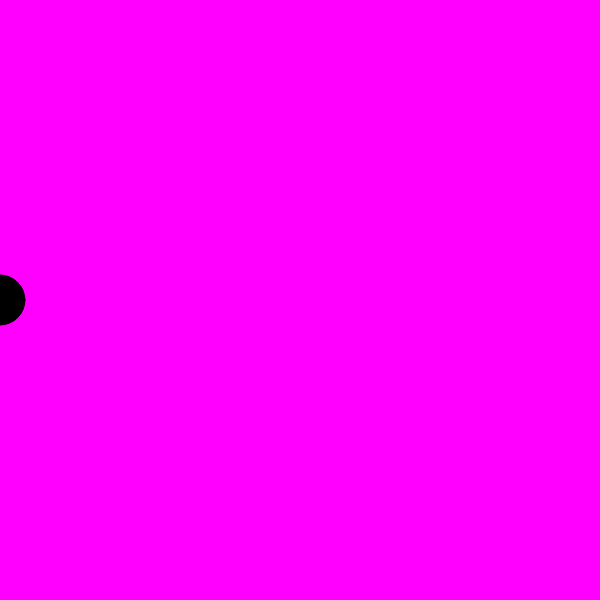
Frame 1 (no input)
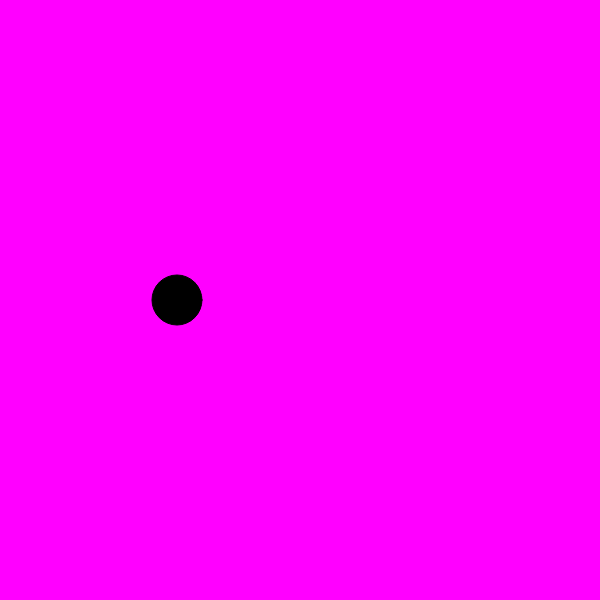
Frame 60 (no input)
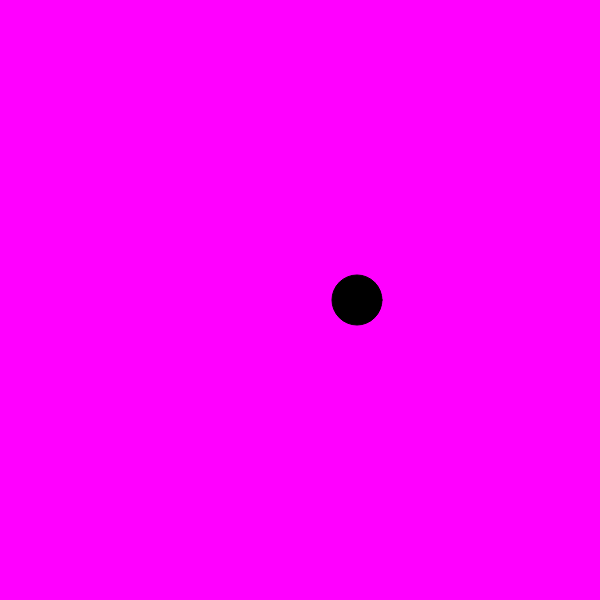
Frame 120 (the mouse pressed at the canvas centre since frame 60)

The p5.js sketch that drew these frames (run headless with seeded random() and noise() and a simulated clock; from frame 60 on, the mouse is pressed at the canvas centre):

// p5.js sketch
// ── sketch.js
var x = 0
var speed 

function setup() {
  createCanvas(600,600);
  //background(255,0,255);
  //try frameRate(10)
}

function draw() {
   background(255,0,255)      
   fill(0);
  
  if(x > width){
  speed =- 3;
  }
  
   if(x < 1){
  speed =+ 3;
  }
  
  ellipse(x, 300, 50); 
  //try random(1,200))
  
  x = x + speed
}
